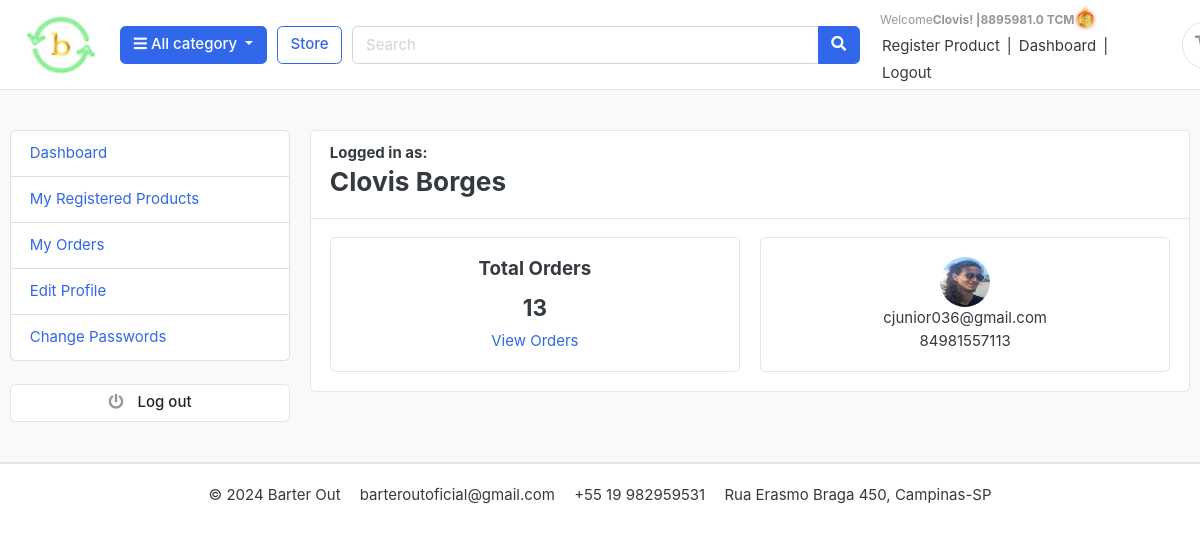
The page /accounts/dashboard/ (signed in) on the database as committed earlier.
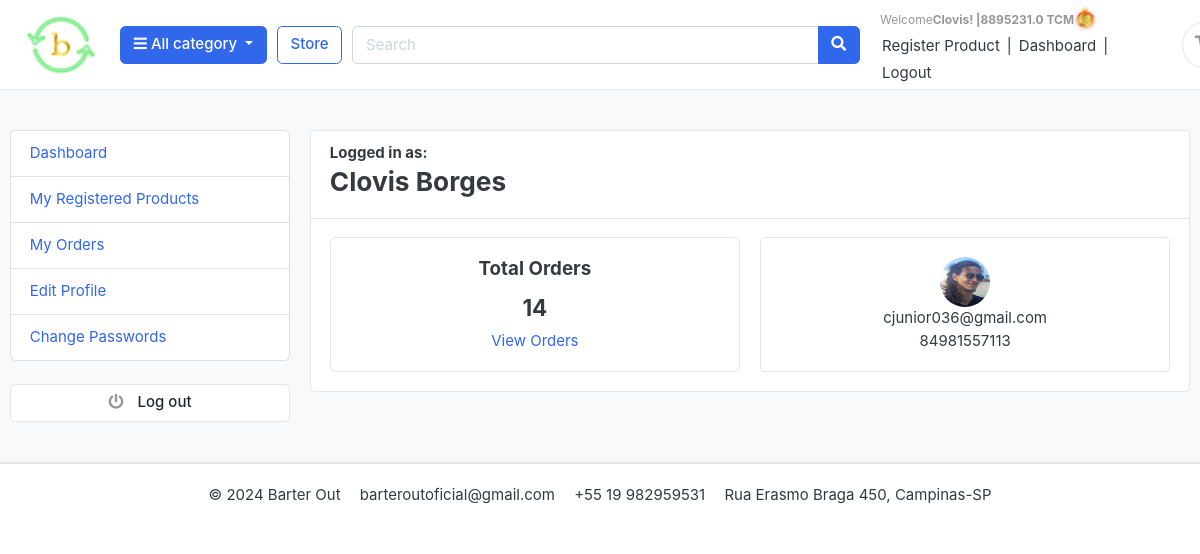
The same page on the database as committed later.
### accounts/models.py (models this page shows, shortened)
class Account(AbstractBaseUser):
    first_name = models.CharField(max_length=50)
    last_name = models.CharField(max_length=50)
    username = models.CharField(max_length=50, blank=True, null=True)
    email = models.EmailField(max_length=100, unique=True)
    phone_number = models.CharField(max_length=50, blank=True)
    document = models.CharField(max_length=15, unique=True)
    address = models.CharField(max_length=100, blank=True, null=True)
    TCM_wallet = models.FloatField(default=0, editable=True)
    date_joined = models.DateTimeField(auto_now_add=True)
    last_login = models.DateTimeField(auto_now=True)
    is_admin = models.BooleanField(default=False)
    is_staff = models.BooleanField(default=False)
    is_active = models.BooleanField(default=False)
    is_superadmin = models.BooleanField(default=False)
    USERNAME_FIELD = 'email'
    REQUIRED_FIELDS = ['username', 'first_name',
                       'last_name', 'document', 'address', 'phone_number',]
    objects = MyAccountManager()
    def full_name(self):
        return f'{self.first_name} {self.last_name}'

### accounts/views.py (the view)
# urls.py: path('dashboard/', views.dashboard, name='dashboard'),
@login_required(login_url='login')
def dashboard(request):
    orders = Order.objects.order_by(
        '-created_at').filter(user_id=request.user.id, is_ordered=True)
    orders_count = orders.count()
    userprofile = UserProfile.objects.get(user_id=request.user.id)
    context = {
        'orders_count': orders_count,
        'userprofile': userprofile,
    }
    return render(request, 'accounts/dashboard.html', context)

### accounts/context_processors.py (called while the page is built)
def tcm_wallet(request):
    TCM_wallet = 0  # Valor padrão se o usuário não estiver logado ou se não houver TCM_wallet definido
    if request.user.is_authenticated:
        user = Account.objects.get(pk=request.user.pk)
        TCM_wallet = user.TCM_wallet
    return {'TCM_wallet': TCM_wallet}

### carts/context_processors.py (called while the page is built)
def counter(request):
    cart_count = 0
    if 'admin' in request.path:
        return {}
    else:
        try:
            cart = Cart.objects.filter(cart_id=_cart_id(request))
            if request.user.is_authenticated:
                cart_items = CartItem.objects.all().filter(user=request.user)
            else:
                cart_items = CartItem.objects.all().filter(cart=cart[:1])
            for cart_item in cart_items:
                cart_count += cart_item.quantity
        except Cart.DoesNotExist:
            cart_count = 0
    return dict(cart_count=cart_count)

### carts/views.py (called while the page is built)
def _cart_id(request):
    cart = request.session.session_key
    if not cart:
        cart = request.session.create()
    return cart

### category/context_processors.py (called while the page is built)
def menu_links(request):
    links = Category.objects.all()
    return dict(links=links)

### category/models.py (called while the page is built)
    def get_url(self):
        return reverse('products_by_category', args=[self.slug])

### templates/accounts/dashboard.html (shortened to what this page needs)
{% extends "base.html" %}
{% block content %}
<section class="section-conten padding-y bg">
    <div class="container">
        <div class="row">
            {% include "includes/dashboard_sidebar.html" %}
        <main class="col-md-9">
            <article class="card">
            <header class="card-header">
                <strong class="d-inline-block mr-3">Logged in as:</strong>
			<h3>{{user.full_name}}</h3>
            </header>
		    <div class="card-body">
		    	<div class="row">
		    	<div class="col-md-6">
		    		<div class="card" style="text-align:center;">
		    			<div class="card-body">
		    				<h5 class="card-title">Total Orders</h5>
		    				<h4>{{orders_count}}</h4>
		    				<a href="{% url 'my_orders' %}">View Orders</a>
		    			</div>
		    		</div>
		    	</div>
		    	<div class="col-md-6">
		    		<div class="card" style="text-align:center;">
		    			<div class="card-body">
		    				<img src="{{userprofile.profile_picture.url}}" alt="User Profile Picture" width="50" height="50" style="border-radius:50%;">
		    				<p class="mb-0">{{user.email}}</p>
		    				<p>{{user.phone_number}}</p>
		    			</div>
		    		</div>
		    	</div>
		    	</div>
		    </div>
		</article>
	</main>
</div>
</div>
</section>
{% endblock %}

### templates/includes/navbar.html (shortened to what this page needs)
{% load static %}
<header class="section-header">
    <section class="header-main border-bottom">
        <div class="container">
            <div class="row align-items-center navbar-padding-right">
                <div class="col-md-1">
                    <a href="/" class="brand-wrap"><img class="logo-da-day" src="{% static './images/BARTER_OUT_logo.png' %}"></a>
                </div>
                <div class="col-lg col-sm col-md col-6 flex-grow-0">
                    <div class="category-wrap dropdown d-inline-block float-right">
                        <button type="button" class="btn btn-primary dropdown-toggle" data-toggle="dropdown">
                            <i class="fa fa-bars"></i> All category
                        </button>
                    </div>
                </div>
                <a href="{% url 'store' %}" class="btn btn-outline-primary">Store</a>
                <div class="col-lg col-md-6 col-sm-6">
                    <form action="{% url 'search' %}" class="search" method="GET">
                        <div class="input-group w-100">
                            <input type="text" class="form-control" style="width:60%;" placeholder="Search" name="keyword">
                            <div class="input-group-append">
                                <button class="btn btn-primary" type="submit">
                                    <i class="fa fa-search"></i>
                                </button>
                            </div>
                        </div>
                    </form>
                </div>
                <div class="col-lg-3 col-sm-6 col-8 order-2 order-lg-3 nav-options">
                    <div class="d-flex justify-content-end mb-3 mb-lg-0 nav-options">
                        {% if user.id is None %}
                            <div class="widget-header">
                                <small class="title text-muted">Welcome guest!</small>
                                <div>
                                    <a href="{% url 'login' %}">Sign in</a> <span class="dark-transp"> | </span>
                                    <a href="{% url 'register' %}">Register</a>
                                </div>
                            </div>
                        {% else %}
                            <div class="widget-header">
                                <small class="title text-muted">
                                    Welcome    <b>  {{ user.first_name }}!  |</b>
                                    <b>  {{ TCM_wallet }} TCM</b>
                                    <span class="tcm-icon-container">
                                        <img class="tcm-icon" src="{% static 'images/BARTER_OUT.png' %}" alt="TCM Icon">
                                    </span>
                                </small>
                                <div class="widget-links">
                                    <a href="{% url 'register_product' %}">Register Product</a>
                                    <span class="dark-transp"> | </span>
                                    <a href="{% url 'dashboard' %}">Dashboard</a>
                                    <span class="dark-transp"> | </span>
                                    <a href="{% url 'logout' %}">Logout</a>
                                </div>
                            </div>
                        {% endif %}
                        <a href="{% url 'cart' %}" class="widget-header pl-3 ml-4">
                            <div class="icon icon-sm rounded-circle border"><i class="fa fa-shopping-cart"></i></div>
                        </a>
                    </div>
                </div>
            </div>
        </div>
    </section>
</header>

Rows that differ between the two databases and show on the page:
changed Account "Clovis Borges": TCM_wallet "8895981.0" → "8895231.0"
Other text that changed with them:
{{ orders_count }}: "13" → "14"
